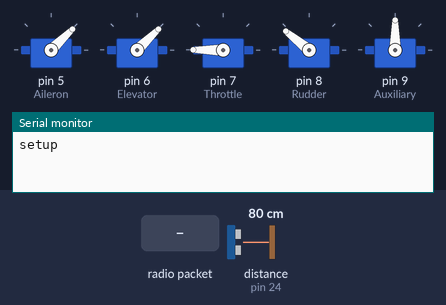
The sketch below on a simulated Arduino Mega 2560, built with avr-gcc and run on an emulated ATmega2560. Parts: 5 × servo, the last lines printed to the serial monitor. Wiring (inferred from the names in the program): ultrasonic range finder: trigger pin 22; echo pin 24. The inputs (shaded band) are chosen by the test bench; at power-on: distance to the obstacle (sensor on pin 24) 80 cm. The echo pulse lasts 58.3 µs per cm; no radio packets arrive unless stated.

Above: at 0.1 s.
At 9.2 s:
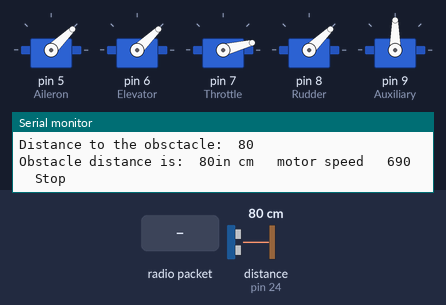
9.3 s: distance to the obstacle (sensor on pin 24) set to 250 cm
At 10.0 s:
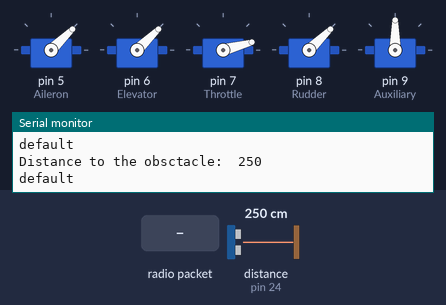
10.9 s: radio packet "U" arrives
Timing chart, 0 to 13.9 s (numbered marks = the images above; inputs shaded):
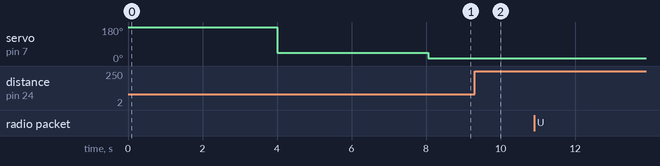

Measured:
- after the input at 9.3 s, servo on pin 7 (Throttle): 14° → 15° after 0.08 s

The sketch:

reception_ultrasonic_limiting.ino
```cpp
/*==============================Libraries==================================*/
#include <RH_ASK.h>
#include <SPI.h> // Not actualy used but needed to compile
#include <Servo.h>
/*==============================Declaration of Vartiables==================*/
RH_ASK driver;
double duration, d;
 Servo Throttle;
 Servo Rudder;
 Servo Aileron;
 Servo Elevator;
 Servo Auxiliary;
 int m[5];
 const int receive_pin = 11;

void setup()
{
    Serial.begin(115200);  // Debugging only
    Serial.print("setup");
/*================= Attaching the motor pins to the arduino =================*/
    Aileron.attach(5);        //Attach pin 5
    Elevator.attach(6);       //Attach pin 6
    Throttle.attach(7);       //Attach pin 7
    Rudder.attach(8);         //Attach pin 8
    Auxiliary.attach(9);      //Attach pin 9
    pinMode(22, OUTPUT);      // Trigger pin as Output
    pinMode(24, INPUT);       // Echo pin as input
/*======================== Setup for Reception================================*/
  if (!driver.init())
    Serial.println("init failed");
    pinMode(11,INPUT);              // Receiver pin
/*========================Arming the kk 2 board===============================*/
    Throttle.writeMicroseconds(2400);
    Rudder.writeMicroseconds(2000);
    Aileron.writeMicroseconds(1000);
    Elevator.writeMicroseconds(1000);
    delay(4000);
    Throttle.writeMicroseconds(1000);
    Rudder.writeMicroseconds(1000);
    Aileron.writeMicroseconds(1000);
    Elevator.writeMicroseconds(1000);
    delay(4000);          // Delay for Calibration
/*=======================Initiializing Motor Speeds to Zero ===================*/
    m[0]=700;
    m[1]=700;
    m[2]=700;
    m[3]=700;
}

void loop()
{
            if(m[0]>1500){
              m[0]=1500; }
            if(m[1]>1500){
              m[1]=1500; }
            if(m[2]>1500){
              m[2]=1500; }
            if(m[3]>1500){
              m[3]=1500; }
            if(m[4]>1500){
              m[4]=1500; }
    digitalWrite(22, LOW);            //Sending a pulse with 10 microseconds pulse width
    delayMicroseconds(2);
    digitalWrite(22, HIGH);
    delayMicroseconds(10);
    digitalWrite(22, LOW);
    int duration = pulseIn(24, HIGH);    //Calculating the distance (in cm) based on the speed of sound.
    int d = duration/58.2;
    delay(50);
    Serial.print("Distance to the obsctacle:\t");
    Serial.print(d);
    Serial.print("\n");//Delay to receive the Echo from the sound wave
/*================================Code for Reception ===========================*/
    uint8_t buf[RH_ASK_MAX_MESSAGE_LEN];
    uint8_t buflen = sizeof(buf);
     if (driver.recv(buf, &buflen)) {
    int i;
    Serial.print("Got: ");
     }
    uint8_t msg=buf[1];
/*=================================Main Code here================================*/
     if(d<140){
          msg = 'S';
          Serial.print("\n");
          Serial.print("Obstacle distance is:\t");
          Serial.print(d);
          Serial.print("in cm \t");
          Serial.print("motor speed \t");
          Serial.print(m[0]);
          }
     switch (msg){
      case 'U':
      Serial.print("up\n");

      Throttle.writeMicroseconds(1500);
      break;
      case 'D':
      Serial.print("Down\n");
        if((m[0]>1100)){
      m[0] = m[0]-1 ;}
      Throttle.writeMicroseconds(m[0]);
      break;
      case 'S':
      Serial.print("\t Stop\n");
       if((m[0]>=700)){
      m[0] = m[0]-10 ;}
      Throttle.writeMicroseconds(m[0]);
      break;
      case 'L':
      Serial.print("left\n");
       if((m[1]<=1500)){
      m[1] = m[1]+1 ;}
      Throttle.writeMicroseconds(m[0]);
      Aileron.writeMicroseconds(m[1]);
      break;
      case 'R':
      Serial.print("right\n");
        if((m[2]>=1000)){
      m[2] = m[2]-1 ;}
      Throttle.writeMicroseconds(m[0]);
      Aileron.writeMicroseconds(m[2]);
      break;
      case 'B':
      Serial.print("back\n");
       if((m[3]>=1000)){
      m[3] = m[3]-1 ;}
      Throttle.writeMicroseconds(m[0]);
      Elevator.writeMicroseconds(m[3]);
      break;
      case 'F':
      Serial.print("Front\n");
        if((m[4]<=1500)){
      m[4] = m[4]+1 ;}
      Throttle.writeMicroseconds(m[0]);
      Elevator.writeMicroseconds(m[4]);
      break;
      default:Serial.print("default\n");
      Throttle.writeMicroseconds(700);
      break;
}   }
```
